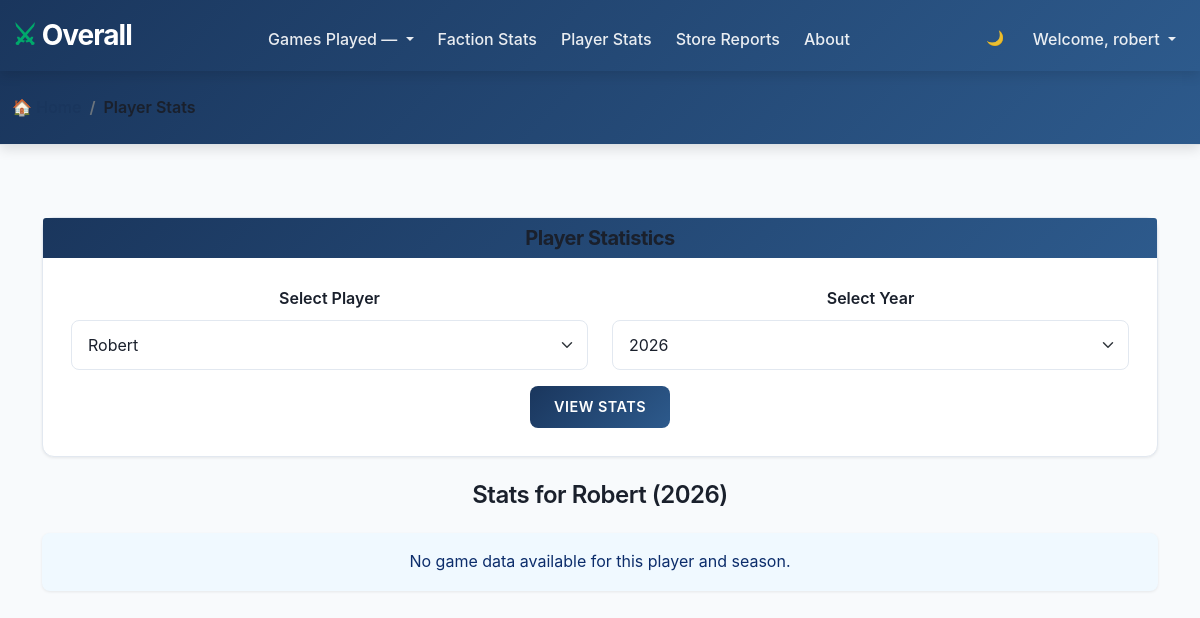
The page /playerstats (signed in) on the database its author committed.
### tables this page shows
CREATE TABLE users (
    user_id        INTEGER PRIMARY KEY,
    email          TEXT NOT NULL UNIQUE,
    "user_name"   TEXT NOT NULL,
    password_hash  TEXT NOT NULL,
    is_active      INTEGER NOT NULL DEFAULT 1,
    created_at     TEXT NOT NULL DEFAULT (datetime('now'))
, "full_name" TEXT NOT NULL);

CREATE TABLE seasons (
    season_id          INTEGER PRIMARY KEY,
    name               TEXT NOT NULL,           -- e.g., "2026 League"
    year               INTEGER NOT NULL,
    start_date         TEXT NOT NULL,           -- ISO date
    end_date           TEXT NOT NULL,
    status             TEXT NOT NULL DEFAULT 'active'  -- 'active', 'archived'
);

### routes/stats.py (the view, shortened to what this page needs)
@stats_bp.route("/playerstats", methods=["GET", "POST"])
@login_required
def playerstats():
    year = CURRENT_YEAR()
    user_id = session["user_id"]
    try:
        with sqlite3.connect('GPTLeague.db') as connection:
            connection.row_factory = sqlite3.Row
            cursor = connection.cursor()
            if request.method == "GET":
                player = user_id
                selected_year = year
            else:
                player = request.form.get("player", user_id)
                selected_year = request.form.get("year", year)
                if selected_year != 'All':
                    selected_year = int(selected_year)
            if selected_year != 'All':
                start_date, end_date = season(selected_year)
            else:
                start_date = '0000-01-01'
                end_date = cursor.execute("SELECT DATE('now')").fetchone()[0]
            users_results = cursor.execute("SELECT user_name,user_id FROM users").fetchall()
            active = cursor.execute("SELECT user_name,user_id FROM users WHERE user_id=?", (player,)).fetchone()
            current_user_info = cursor.execute("SELECT user_id, user_name FROM users WHERE user_id=?", (user_id,)).fetchone()
            my_overall = cursor.execute("""
                SELECT
                    u.user_id AS player_id,
                    u.user_name AS user_name,
                    g.system_id,
                    s.system_name,
                    CASE
                        WHEN gp.result = 'win' THEN 1
                        WHEN gp.result = 'loss' THEN 0
                        WHEN gp.result = 'draw' THEN 2
                    END AS result_code,
                    gp.faction_id AS faction,
                    f.faction_name,
                    gp.game_id,
                    gp.painting_battle_ready AS battle_ready
                FROM game_participants gp
                JOIN users u ON u.user_id = gp.player_id
                JOIN factions f ON f.faction_id = gp.faction_id
                JOIN games g ON g.game_id = gp.game_id
                JOIN systems s ON s.system_id = g.system_id
                WHERE gp.player_id = ? AND g.played_on BETWEEN ? AND ?
                ORDER BY s.system_name,f.faction_name
            """, (player, start_date, end_date)).fetchall()
            factions = {}
            graphs = {}
            for system, system_factions in factions.items():
                labels = list(system_factions.keys())
                values = [f["games"] for f in system_factions.values()]
                graph = go.Figure(data=[go.Pie(labels=labels, values=values)])
                graphs[system] = json.dumps(graph, cls=plotly.utils.PlotlyJSONEncoder)
            years_seasons = all_seasons()
            return render_template(
                "playerstats.html",
                factions=factions,
                users=users_results,
                active=active,
                graphs=graphs,
                years=years_seasons,
                selected_year=selected_year
            )
    except Exception as e:
        print(f"Error: {e}")
        flash('An error occurred loading player stats', 'warning')
        return apology("An error occurred loading player stats", 400)

### helpers.py (called while the page is built)
def login_required(f):
    @wraps(f)
    def decorated_function(*args, **kwargs):
        if session.get("user_id") is None:
            return redirect("/login")
        return f(*args, **kwargs)
    return decorated_function

def CURRENT_YEAR():
    try:
        with sqlite3.connect('GPTLeague.db') as connection:
            cursor = connection.cursor()
            year = cursor.execute("SELECT year FROM seasons ORDER BY year DESC LIMIT 1").fetchone()
            return year[0] if year else None
    except Exception as e:
        print(f"Error: {e}")
        return None

def season(year):
    try:
        with sqlite3.connect('GPTLeague.db') as connection:
            cursor = connection.cursor()
            season = cursor.execute("SELECT season_id,start_date,end_date FROM seasons WHERE year = ?", (year,)).fetchone()
            if season:
                start = season[1]
                end = season[2]
                return (start,end)
            else:
                return None
    except Exception as e:
        print(f"Error: {e}")
        return None

def all_seasons():
    try:
        with sqlite3.connect('GPTLeague.db') as connection:
            connection.row_factory = sqlite3.Row
            cursor = connection.cursor()
            return cursor.execute(
                "SELECT year FROM seasons WHERE status IN ('active','archived') ORDER BY year DESC"
            ).fetchall()
    except Exception as e:
        print(f"Error: {e}")
        return []

### server.py (called while the page is built)
def inject_systems():
    with sqlite3.connect("GPTLeague.db") as conn:
        conn.row_factory = sqlite3.Row
        cursor = conn.cursor()
        systems_list = cursor.execute("SELECT system_id, system_name FROM systems").fetchall()
    return dict(systems=systems_list)

def create_app():
    app = Flask(__name__)
    app.config["SESSION_PERMANENT"] = False
    app.config["SESSION_TYPE"] = "filesystem"
    Session(app)
    register_blueprints(app)
    app.context_processor(inject_systems)
    app.context_processor(inject_current_user)
    @app.after_request
    def after_request(response):
        response.headers["Cache-Control"] = "no-cache, no-store, must-revalidate"
        response.headers["Expires"] = 0
        response.headers["Pragma"] = "no-cache"
        return response
    return app

### templates/playerstats.html (shortened to what this page needs)
{% extends "layout.html" %}
{% block main %}
<div class="container mt-4">
    <div class="card mb-4">
        <div class="card-header bg-primary text-white">
            <h5 class="mb-0">Player Statistics</h5>
        </div>
        <div class="card-body">
            <form id="playerForm" action="{{ url_for('stats.playerstats') }}" method="post">
                <div class="row">
                    <div class="col-md-6 mb-3">
                        <label for="myPlayer" class="form-label">Select Player</label>
                        <select id="myPlayer" name="player" class="form-select" required>
                            {% for user in users %}
                                <option value="{{ user.user_id }}" {% if user.user_id == active.user_id %}selected{% endif %}>
                                    {{ user.user_name|title }}
                                </option>
                            {% endfor %}
                        </select>
                    </div>
                    <div class="col-md-6 mb-3">
                        <label for="mySelect" class="form-label">Select Year</label>
                        <select id="mySelect" name="year" class="form-select">
                            {% for row in years %}
                            <option value="{{row[0]}}" {% if row[0] == selected_year %}selected{% endif %}>{{row[0]}}</option>
                            {% endfor %}
                        </select>
                    </div>
                </div>
                <button class="btn btn-primary" type="submit">View Stats</button>
            </form>
        </div>
    </div>
    {% if active %}
    <h3 class="mb-4">Stats for {{ active.user_name|title }} ({{ selected_year }})</h3>
    {% endif %}
    {% if not factions %}
        <div class="alert alert-info mt-4">
            No game data available for this player and season.
        </div>
    {% endif %}
</div>
{% endblock %}

### templates/layout.html (shortened to what this page needs)
<!DOCTYPE html>
<html lang="en">
<head>
  <link href="https://cdn.jsdelivr.net/npm/bootstrap@5.1.3/dist/css/bootstrap.min.css"
 rel="stylesheet">
  <link href="{{ url_for('static', filename='styles.css') }}" rel="stylesheet">
</head>
    <body>
        <nav class="navbar navbar-expand-md navbar-dark">
            <div class="container-fluid">
                <a class="navbar-brand" href="/"><span class="red">⚔</span> Overall</a>
                <div class="collapse navbar-collapse" id="navbar">
                    {% if current_user%}
                        <ul class="navbar-nav ms-auto mt-2">
                            <li class="nav-item dropdown">
                                <a class="nav-link dropdown-toggle" href="#" id="systemDropdown" role="button"
                                data-bs-toggle="dropdown" aria-expanded="false">
                                Games Played — {{ system_name }}
                                </a>
                            </li>
                            <li class="nav-item"><a class="nav-link" href="/factionstats">Faction Stats</a></li>
                            <li class="nav-item"><a class="nav-link" href="/playerstats">Player Stats</a></li>
                            <li class="nav-item"><a class="nav-link" href="/store_reports">Store Reports</a></li>
                            <li class="nav-item"><a class="nav-link" href="/about">About</a></li>
                        </ul>
                        <ul class="navbar-nav ms-auto mt-2">
                            <li class="nav-item">
                                <button class="nav-link btn btn-link dark-mode-toggle" type="button" aria-label="Toggle dark mode" style="border: none; background: none; padding: 0.5rem 0.75rem; color: rgba(255, 255, 255, 0.9);">
                                    <span class="theme-icon">🌙</span>
                                </button>
                            </li>
                            <li class="nav-item dropdown">
                                <a class="nav-link dropdown-toggle" href="#" id="userDropdown" role="button"
                                data-bs-toggle="dropdown" aria-expanded="false">
                                Welcome, {{ current_user['user_name'] }}
                                </a>
                            </li>
                        </ul>
                    {% endif %}
                </div>
            </div>
        </nav>
        {% block breadcrumbs %}
        <nav aria-label="breadcrumb" class="bg-light py-2 border-bottom">
            <div class="container-fluid">
                <ol class="breadcrumb mb-0">
                    <li class="breadcrumb-item"><a href="{{ url_for('main.home') }}">🏠 Home</a></li>
                    {% if request.path.startswith('/factionstats') %}
                        <li class="breadcrumb-item active">Faction Stats</li>
                    {% elif request.path.startswith('/playerstats') %}
                        <li class="breadcrumb-item active">Player Stats</li>
                    {% elif request.path.startswith('/store_reports') %}
                        <li class="breadcrumb-item active">Store Reports</li>
                    {% elif request.path.startswith('/profile') %}
                        <li class="breadcrumb-item active">My Profile</li>
                    {% elif request.path.startswith('/league') %}
                        <li class="breadcrumb-item"><a href="{{ url_for('leagues.league') }}">Add Results</a></li>
                    {% elif request.path.startswith('/admin/memberships') %}
                        <li class="breadcrumb-item"><a href="{{ url_for('admin.admin_memberships_dashboard') }}">Admin Dashboard</a></li>
                        <li class="breadcrumb-item active">Manage Memberships</li>
                    {% elif request.path.startswith('/admin/manage_users') %}
                        <li class="breadcrumb-item"><a href="{{ url_for('admin.admin_memberships_dashboard') }}">Admin Dashboard</a></li>
                        <li class="breadcrumb-item active">Manage Users</li>
                    {% elif request.path.startswith('/about') %}
                        <li class="breadcrumb-item active">About</li>
                    {% elif request.path.startswith('/login') %}
                        <li class="breadcrumb-item active">Log In</li>
                    {% elif request.path.startswith('/register') %}
                        <li class="breadcrumb-item active">Register</li>
                    {% endif %}
                </ol>
            </div>
        </nav>
        {% endblock %}
        <main class="container-fluid py-5 text-center">
            {% block main %}{% endblock %}
        </main>
    </body>
</html>

### static/styles.css (style rules this page uses)
:root { --primary-color: #1a365d; --primary-light: #2d5a8c; --secondary-color: #00a86b; --accent-color: #ff6b6b; --dark-bg: #0f1419; --light-bg: #f8fafc; --card-bg: #ffffff; --text-primary: #1a202c; --text-secondary: #4a5568; --border-color: #e2e8f0; --shadow-sm: 0 1px 3px rgba(0, 0, 0, 0.08); --shadow-md: 0 4px 12px rgba(0, 0, 0, 0.12); --shadow-lg: 0 10px 24px rgba(0, 0, 0, 0.15); --transition: all 0.3s cubic-bezier(0.4, 0, 0.2, 1); }
body { background-color: var(--light-bg); color: var(--text-primary); font-family: -apple-system, BlinkMacSystemFont, 'Segoe UI', 'Roboto', 'Oxygen', 'Ubuntu', 'Cantarell', sans-serif; line-height: 1.6; }
h1, h2, h3, h4, h5, h6 { font-family: -apple-system, BlinkMacSystemFont, 'Segoe UI', 'Roboto', sans-serif; font-weight: 700; color: var(--text-primary); letter-spacing: -0.5px; }
h3 { font-size: 1.5rem; margin-bottom: 1rem; font-weight: 600; }
nav .navbar-brand { font-size: 1.75rem; font-weight: 700; letter-spacing: -1px; }
nav { background: linear-gradient(135deg, var(--primary-color) 0%, var(--primary-light) 100%) !important; box-shadow: var(--shadow-md); border: none !important; padding: 1rem 0; }
nav .navbar-brand { color: #ffffff !important; font-weight: 700; }
nav .navbar-brand .red { color: var(--secondary-color); font-weight: 800; }
.navbar-nav .nav-link { color: rgba(255, 255, 255, 0.9) !important; font-weight: 500; transition: var(--transition); margin: 0 0.25rem; }
.card { border: 1px solid var(--border-color); border-radius: 12px; box-shadow: var(--shadow-sm); transition: var(--transition); background-color: var(--card-bg); }
.card-header { background: linear-gradient(135deg, var(--primary-color) 0%, var(--primary-light) 100%) !important; border-bottom: none; border-radius: 11px 11px 0 0; color: white !important; font-weight: 600; }
.card-body { padding: 1.75rem; }
.btn { border-radius: 8px; font-weight: 600; padding: 0.625rem 1.5rem; transition: var(--transition); border: none; text-transform: uppercase; letter-spacing: 0.5px; font-size: 0.9rem; }
.btn-primary { background: linear-gradient(135deg, var(--primary-color) 0%, var(--primary-light) 100%); color: white; }
.form-control, .form-select { border: 1.5px solid var(--border-color); border-radius: 8px; padding: 0.75rem 1rem; font-size: 1rem; transition: var(--transition); background-color: var(--card-bg); color: var(--text-primary); }
.form-label { font-weight: 600; color: var(--text-primary); margin-bottom: 0.5rem; }
.breadcrumb { background-color: transparent; padding: 1rem 0; margin-bottom: 1.5rem; }
.breadcrumb-item { color: var(--text-secondary); }
.breadcrumb-item a { color: var(--primary-color); text-decoration: none; font-weight: 500; transition: var(--transition); }
.breadcrumb-item.active { color: var(--text-primary); font-weight: 600; }
.alert { border-radius: 8px; border: none; padding: 1rem 1.5rem; margin-bottom: 1.5rem; box-shadow: var(--shadow-sm); }
.alert-info { background-color: #f0f9ff; color: #0c2d6b; }
html { scroll-behavior: smooth; }

### rows shown on the page
users: user_name "robert", user_name "Robert"
seasons: year "2026"

### other values the page prints
form field player "Robert"
form field year "2026"
